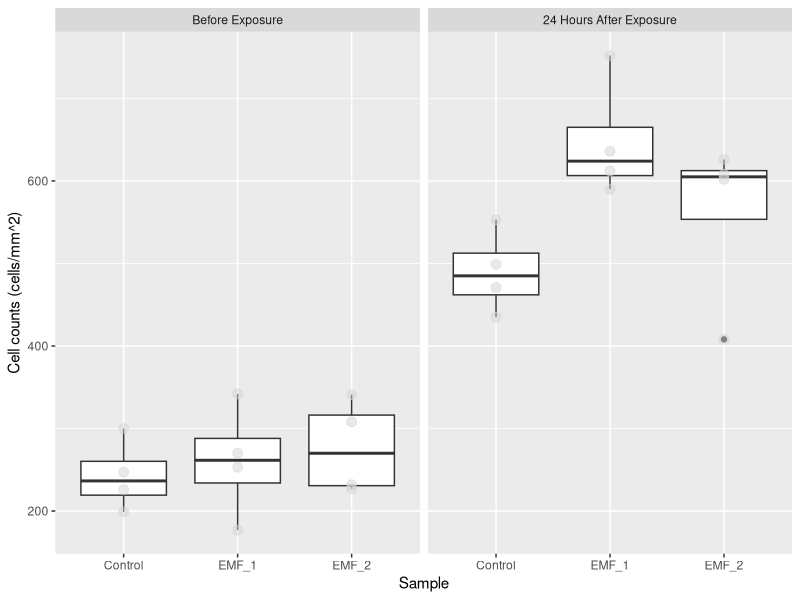
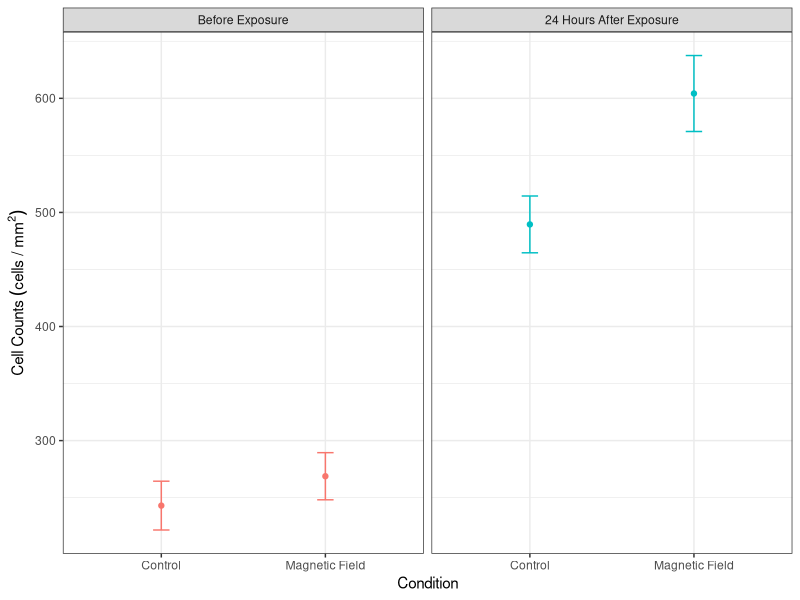

R code for these plots, in order:
## ---- chunk 1
# clear the environment
rm(list = ls())

# import the libraries that we will use
library(ggplot2)
library(dplyr)
library(here)
library(ggfortify)

## ---- chunk 2
# import the data set that we will be analysing, the stringsAsFactors = True argument converts categorical data to factors so we can analyse the levels
counts <- read.csv(here("Data", "MH_Cellcountdata_11-1.csv"),stringsAsFactors = TRUE)

# take a look at the structure of the data
glimpse(counts)
## ---- chunk 3
# convert the count trial to factor data
counts$Count_trial<-as.factor(counts$Count_trial) 


# select the first two counts (before and after the EMF exposure) because the third count is skewed due to the lack of CO2 that the cells were exposed to between the 2nd and 3rd counts

counts <- counts %>% filter(Count_trial == c("1", "2"))

# recode the counts to be before and after exposure
counts$Count_trial <- recode(counts$Count_trial, "1" = 'Before Exposure', "2" = '24 Hours After Exposure')
## ---- chunk 4
# make a box plot of the data
ggplot(counts, aes(x = Condition, y = Counts)) +
geom_boxplot()+
  geom_point(size = 3, colour = 'lightgrey', alpha = 0.5)+
  facet_wrap(~Count_trial)+
  xlab("Sample") +
  ylab("Cell counts (cells/mm^2)")
## ---- chunk 5
# reassign the values of the different EMF conditions to combine them
counts$Condition <- recode(counts$Condition, EMF_1 = 'Magnetic Field', EMF_2 = 'Magnetic Field', Control = 'Control')

## ---- chunk 6
# find the means of the cell counts and put them in a new table
mean_counts <- counts %>% group_by(Condition,Count_trial) %>% summarise(
  meancounts = mean(Counts),
  secounts = sd(Counts)/sqrt(sum(!is.na(Counts))                                                             ))
## ---- chunk 7
# create scatterplot with error bars
ggplot(mean_counts, aes(Condition, meancounts, color = Count_trial))+
     geom_point()+
     geom_line()+
     geom_errorbar(aes(ymin = meancounts - secounts,
                       ymax = meancounts + secounts), width = 0.1)+
    theme_bw()+
    facet_wrap(~Count_trial)+
    theme(legend.position="none")+
    xlab("Condition")+
    ylab(expression(Cell~Counts~(cells~"/"~mm^2)))
         
## ---- chunk 8
# create scatter plot with error bars
high_seeding_plt <- ggplot(mean_counts, aes(Count_trial, meancounts, color = Condition, group = Condition))+
     geom_point()+
     geom_line()+
     geom_errorbar(aes(ymin = meancounts - secounts,
                       ymax = meancounts + secounts), width = 0.1)+
    theme_bw()+
    #theme(legend.position="none")+
    xlab("Count")+
    ylab(expression(Cell~Counts~(cells~"/"~mm^2)))

ggsave(filename = "high_seeding_plt_sem1.jpg",
       plot = high_seeding_plt,
       width = 7,
       height = 5)
